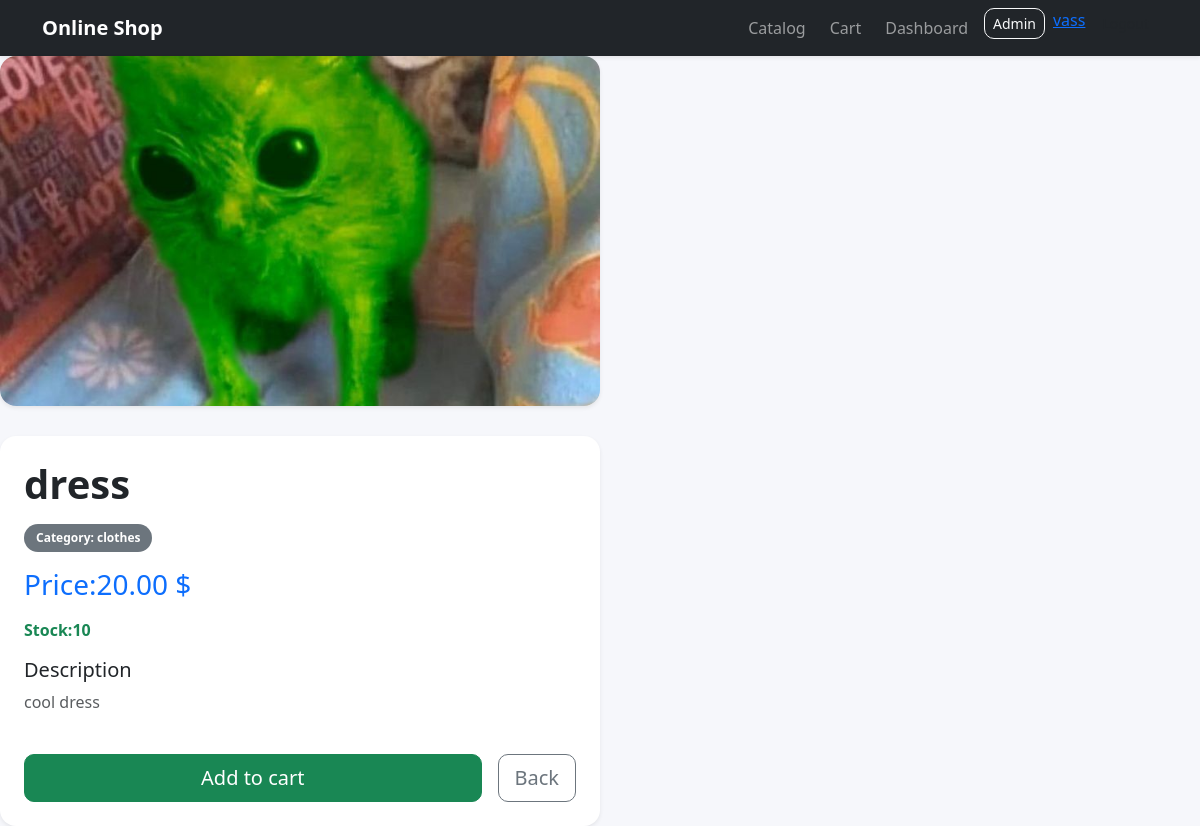
/1/dress/ (signed in), run on the app's committed database.
### catalog/models.py (models this page shows, shortened)
class Product(models.Model):
    category = models.ForeignKey(
        Category,
        related_name = 'products',
        on_delete = models.CASCADE
    )
    name = models.CharField(max_length=200)
    slug = models.SlugField(max_length=220, unique=True)
    image = models.ImageField(upload_to='products/%Y/%m/%d/', blank=True, null=True)
    description = models.TextField(blank=True)
    price = models.DecimalField(max_digits=10, decimal_places=2)
    stock = models.PositiveIntegerField(default=0)
    available = models.BooleanField(default=True)
    created_at = models.DateTimeField(auto_now_add=True)
    updated_at = models.DateTimeField(auto_now=True)
    class Meta:
        ordering = ['name']
        indexes = [
            models.Index(fields=['id', 'slug']),
            models.Index(fields=['name']),
        ]
        verbose_name = 'Product'
        verbose_name_plural = 'Products'
    def __str__(self):
        return self.name

class Category(models.Model):
    name = models.CharField(max_length = 120, unique = True)
    slug = models.SlugField(max_length = 140, unique = True)
    class Meta:
        ordering = ['name']
        verbose_name = 'Category'
        verbose_name_plural = "Categories"

### catalog/views.py (the view)
# urls.py: path('<int:id>/<slug:slug>/', views.product_detail, name='product_detail'),
def product_detail(request, id, slug):
    product = get_object_or_404(Product, id=id, slug=slug, available=True)
    print(product)
    return render(request, 'catalog/product_detail.html', {'product': product})

### catalog/templates/catalog/product_detail.html (shortened to what this page needs)
{% extends "base.html" %}
{% block content %}
<div style="display: flex; gap: 30px; flex-wrap: wrap;">
    <div class="col-md-6">
        <div class="card shadow-sm overflow-hidden">
            {% if product.image %}
            <img src="{{ product.image.url }}" alt="{{ product.name }}" class="img-fluid" style="width: 100%; height: 350px; object-fit: cover; background: white;">
            {% else %}
            <div class="bg-light d-flex align-items-center justify-content-center" style="height: 520px;">
                No photo
            </div>
            {% endif %}
        </div>
    </div>
    <div class="col-md-6">
        <div class="card shadow-sm p-4">
            <h1 class="fw-bold mb-3">{{ product.name }}</h1>
            <span class="badge bg-secondary mb-3" style="width: fit-content;">Category: {{ product.category.name }}</span>
            <h3 class="text-primary mb-3">Price:{{ product.price }} $</h3>
            {% if product.stock > 0 %}
                <p class="text-success fw-semibold">Stock:{{ product.stock }}</p>
            {% else %}
                <p class="text-danger fw-semibold">Out of stock</p>
            {% endif %}
            <h5>Description</h5>
            <p class="text-muted">
                {% if product.description %}
                    {{ product.description }}
                {% else %}
                    No description
                {% endif %}
            </p>
            <div class="d-flex gap-3 mt-4">
                <form action="{% url 'cart:cart_add' product.id %}" method="post" class="flex-fill">
                    <button class="btn btn-success btn-lg w-100" type="submit" {% if product.stock == 0 %}disabled{% endif %}>Add to cart</button>
                </form>
                <a href="{% url 'catalog:product_list' %}" class="btn btn-outline-secondary btn-lg">Back</a>
            </div>
        </div>
    </div>
</div>
{% endblock %}

### templates/base.html (shortened to what this page needs)
{% load static %}
<!DOCTYPE html>
<html lang="en">
<head>
    <link href="https://cdn.jsdelivr.net/npm/bootstrap@5.3.3/dist/css/bootstrap.min.css" rel="stylesheet">
    <link rel="stylesheet" href="{% static 'css/style.css' %}">
</head>
<body>
    <nav class="navbar navbar-expand-lg navbar-dark bg-dark shadow-sm">
        <div class="container">
            <a href="/" class="navbar-brand fw-bold">Online Shop</a>
            <div class="collapse navbar-collapse" id="navbarMenu">
                <ul class="navbar-nav ms-auto gap-2">
                    <li class="nav-item"><a href="/" class="nav-link">Catalog</a></li>
                    <li class="nav-item"><a href="/cart/" class="nav-link">Cart</a></li>
                    <li class="nav-item"><a href="/dashboard/" class="nav-link">Dashboard</a></li>
                    <li class="nav-item"><a href="/admin/" class="btn btn-outline-light btn-sm">Admin</a></li>
                    {% if user.is_authenticated %}
                    <li class="nav-item">
                        <a href="{% url 'users:profile' %}">{{user.username}}</a>
                    </li>
                    <li class="nav-item">
                        <form action="{% url 'logout' %}" method="post">
                            <button class="btn tbn-outline-light btn-sm" type="submit">Logout</button>
                        </form>
                    </li>
                    {% else %}
                    <li class="nav-item"><a href="{% url 'login' %}" class="nav-link">Login</a></li>
                    <li class="nav-item"><a href="{% url 'users:register' %}" class="btn btn-primary btn-sm">Register</a></li>
                    {% endif %}
                </ul>
            </div>
        </div>
    </nav>
    <div style="max-width: 1200px; margin: 20px autpo;">
        {% block content %}{% endblock %}
    </div>
</body>
</html>

### static/css/style.css (style rules this page uses)
body { background: #f6f7fb; }
.card { border: none; border-radius: 16px; }
.btn { border-radius: 10px; }
.badge { border-radius: 999px; padding: 8px 12px; }

### data on the page
Product: image (picture), name "dress", category.name "clothes", price "20.00", stock "10", description "cool dress"

### other printed values
{{ user.username }} "vass"
